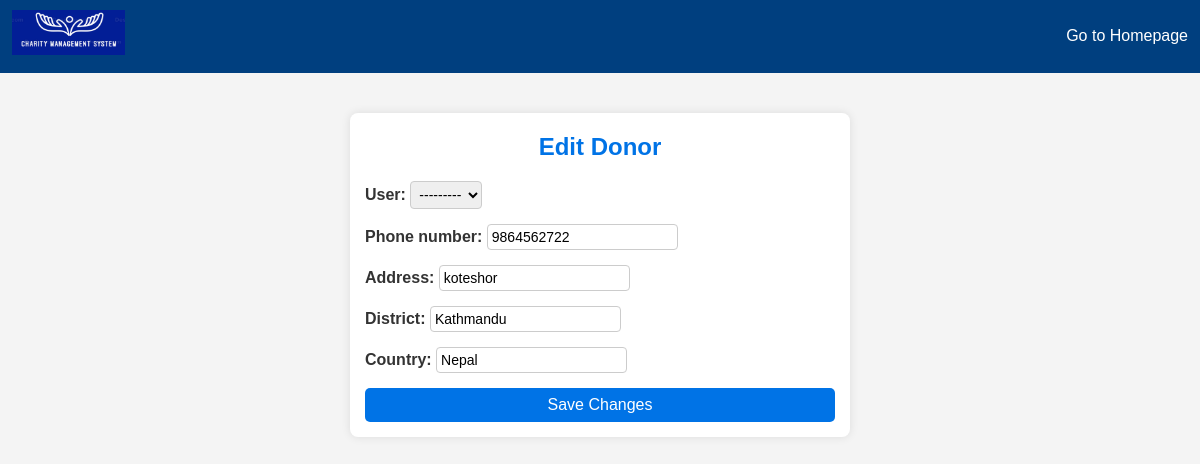
Before: /donor/edit/1/ with the older database file.
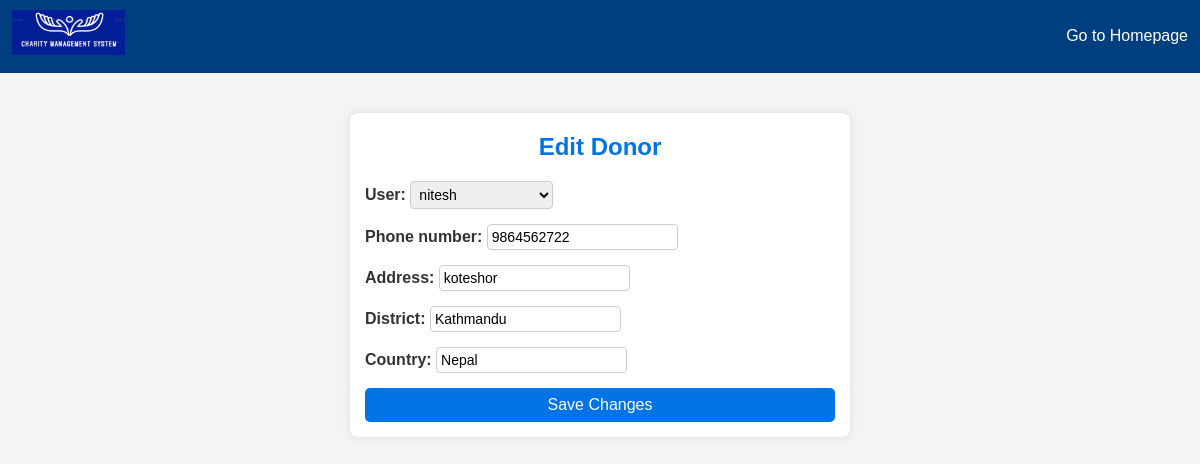
After: the same page with the newer database file.
### donor_management/models.py (models this page shows, shortened)
class Donor(models.Model):
    user = models.ForeignKey(User, on_delete=models.CASCADE, null=True)
    phone_number = models.CharField(max_length=15, null=True)
    address = models.CharField(max_length=100, null=True)
    district = models.CharField(max_length=100, null=True)
    country = models.CharField(max_length=100, null=True)
    created_at = models.DateTimeField(auto_now_add=True)
    updated_at = models.DateTimeField(auto_now=True)

### donor_management/views.py (the view)
# urls.py: path('edit/<int:donor_id>/', views.edit_donor, name='donor_update'),
def edit_donor(request, donor_id):
    donor = get_object_or_404(Donor, id=donor_id)
    if request.method == 'POST':
        form = DonorForm(request.POST, instance=donor)
        if form.is_valid():
            form.save()
            return redirect('donor_list')
    else:
        form = DonorForm(instance=donor)
    return render(request, 'donor_management/edit_donor.html', {'form': form})

### donor_management/forms.py
class DonorForm(forms.ModelForm):
    class Meta:
        model = Donor
        fields = ['user', 'phone_number', 'address', 'district', 'country']

### donor_management/templates/donor_management/edit_donor.html (shortened to what this page needs)
<!DOCTYPE html>
<html lang="en">
<head>
</head>
<body>
    <header>
        {% include 'navbar.html' %}
    </header>
    <div class="editcontainer">
        <h1>Edit Donor</h1>
        <form method="post">
            {{ form.as_p }}
            <button type="submit">Save Changes</button>
        </form>
    </div>
</body>
</html>

Changed rows visible on the page:
changed Donor "koteshor": user "---------" → "nitesh"
